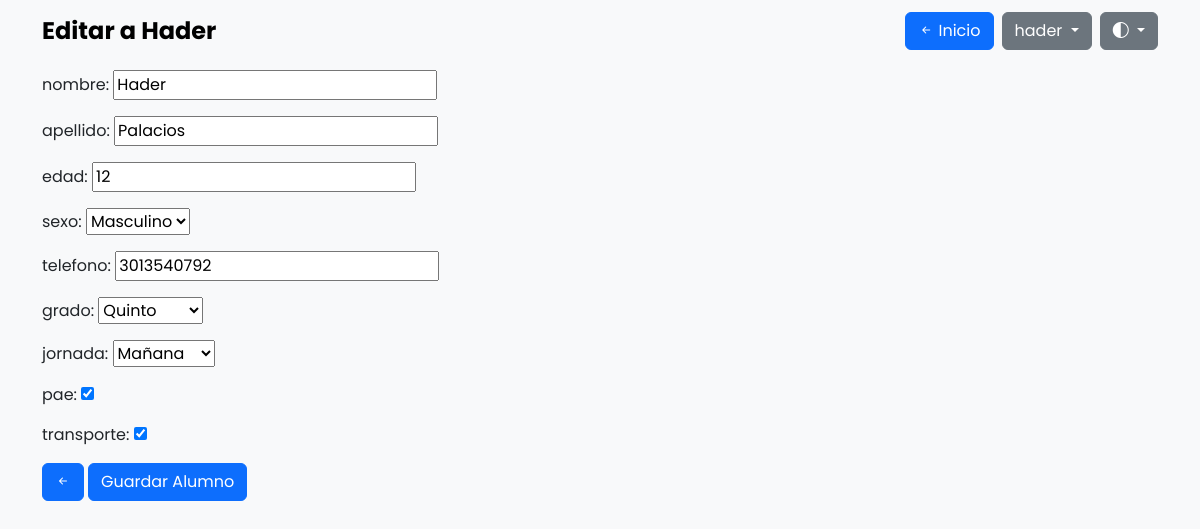
The app's page /edit/primaria/20/?next=/primaria/ (signed in) with its own data.
### Apps/Alumno/models.py (models this page shows, shortened)
class Alumno(models.Model):
    _nombre = models.CharField(max_length=150, blank=False)
    _apellido = models.CharField(max_length=150, blank=False)
    _edad = models.IntegerField(blank=False)
    _sexo = models.CharField(
        max_length=1,
        choices=[("M", "Masculino"), ("F", "Femenino")],
        blank=False,
    )
    _telefono = models.CharField(max_length=10, blank=True)
    _grado = models.CharField(
        max_length=10,
        blank=True,
        choices=[("1", "Primero"), ("2", "Segundo"), ("3", "Tercero"), ("4", "Cuarto"), ("5", "Quinto"), ("6", "Sexto"), ("7", "Séptimo"), ("8", "Octavo"), ("9", "Noveno"), ("10", "Décimo"), ("11", "Undécimo")],
    )
    _jornada = models.CharField(
        max_length=10,
        choices=[("mañana", "Mañana"), ("tarde", "Tarde")],
        blank=True,
    )
    _pae = models.BooleanField(default=False)
    _transporte = models.BooleanField(default=False)
    class Meta:
        abstract = True
    @property
    def nombre(self):
        return self._nombre
    @property
    def apellido(self):
        return self._apellido
    @property
    def edad(self):
        return self._edad
    @property
    def sexo(self):
        return self._sexo
    @property
    def telefono(self):
        return self._telefono
    @property
    def grado(self):
        return self._grado
    @property
    def jornada(self):
        return self._jornada
    @property
    def pae(self):
        return self._pae
    @property
    def transporte(self):
        return self._transporte

class EstudiantePrimaria(Alumno):
    etapa = models.CharField(
        max_length=10,
        choices=[("primaria", "Primaria")],
        default="primaria"
    )

### Apps/Alumno/views.py (the view)
# urls.py: path('edit/<str:etapa>/<int:id>/', v.alumno_update, name='alumno_update'),
@login_required
def alumno_update(request, etapa, id):
    next_url = request.GET.get('next', 'inicio')
    if etapa == 'primaria':
        alumno = get_object_or_404(EstudiantePrimaria, id=id)
    else:
        alumno = get_object_or_404(EstudianteSecundaria, id=id)
    if request.method == 'POST':
        alumno_form = AlumnoForm(request.POST, instance=alumno)
        if alumno_form.is_valid():
            tipo_alumno_nuevo = alumno_form.cleaned_data.pop('tipo_alumno')
            media = alumno_form.cleaned_data.pop('media', False)
            cleaned_data = {key: value for key, value in alumno_form.cleaned_data.items()}
            grado_nuevo = cleaned_data.get('_grado')
            if grado_nuevo in ["1", "2", "3", "4", "5"]:
                tipo_alumno_nuevo = 'primaria'
            elif grado_nuevo in ["6", "7", "8", "9", "10", "11"]:
                tipo_alumno_nuevo = 'secundaria'
            if etapa != tipo_alumno_nuevo:
                if tipo_alumno_nuevo == 'primaria':
                    alumno_nuevo = EstudiantePrimaria.crear_estudiante(**cleaned_data)
                else:
                    alumno_nuevo = EstudianteSecundaria.crear_estudiante(**cleaned_data, media=media)
                alumno.delete()
                alumno_nuevo.save()
            else:
                if etapa == 'secundaria':
                    alumno.media = media
                alumno_form.save()
            return redirect(next_url)
    else:
        alumno_form = AlumnoForm(instance=alumno)
        alumno_form.fields['tipo_alumno'].initial = etapa
    return render(request, 'Alumno/alumno_form.html', {'alumno_form': alumno_form, 'next': next_url, 'url_name': 'alumno_update'})

### Apps/Alumno/templates/Alumno/alumno_form.html (shortened to what this page needs)
{% extends 'Alumno/base.html' %}
{% block content %}
<header class="mt-2">
    <form method="POST">
        {{ alumno_form.as_p }}
        <div class="d-flex gap-1">
            <a href="{{ next }}" class="btn btn-primary"><i class="bi bi-arrow-left-short" aria-label="volver"></i></a>
            <button type="submit" class="btn btn-primary">Guardar Alumno</button>
        </div>
    </form>
</header>
{% endblock %}

### Apps/Alumno/templates/Alumno/base.html (shortened to what this page needs)
<!DOCTYPE html>
<html lang="es">
<head>
    <link href="https://cdn.jsdelivr.net/npm/bootstrap@5.3.3/dist/css/bootstrap.min.css" rel="stylesheet">
    <link rel="stylesheet" href="https://cdn.jsdelivr.net/npm/bootstrap-icons@1.11.3/font/bootstrap-icons.min.css">
    {% load static %}
    <link rel="stylesheet" href="{% static "Alumno/css/styles.css" %}">
</head>
<body class="bg-body-tertiary">
    {% if request.path == '/accounts/login/' %}
    {% else %}
    <nav class="navbar navbar-expand-lg bg-body-tertiary">
        <div class="container">
            <a class="navbar-brand fw-bold fs-4">
                {% if request.path == '/new/' %}
                    Agregar un Alumno
                {% elif '/edit/' in request.path %}
                    Editar a {{ alumno_form.instance.nombre }}
                {% else %}
                    Control de Estudiantes
                {% endif %}
            </a>
                <div class="d-flex gap-2">
                    {% if request.path == '/new/' %}
                        <a class="btn btn-primary" href="{% url 'inicio' %}?next={{ request.path }}"><i class="bi bi-arrow-left-short"></i> Inicio</a>
                    {% elif '/edit/' in request.path %}
                        <a class="btn btn-primary" href="{% url 'inicio' %}"><i class="bi bi-arrow-left-short"></i> Inicio</a>
                    {% endif %}
                    <div class="dropdown">
                        <button class="btn btn-secondary dropdown-toggle" type="button" data-bs-toggle="dropdown" aria-expanded="false">
                            {{ user.username }}
                        </button>
                    </div>
                    <div class="dropdown">
                        <button class="btn btn-secondary dropdown-toggle" type="button" data-bs-toggle="dropdown" aria-expanded="false" id="theme-icon">
                            <i class="bi bi-circle-half" aria-label="color"></i>
                        </button>
                    </div>
                </div>
        </div>
    </nav>
    {% endif %}
    {% if request.path == '/accounts/login/' %}
    <header class="d-flex justify-content-center align-items-center vh-100">
        {% block login %}
        {% endblock %}
    </header>
    {% else %}
    <header class="container">
        {% block content %}
        {% endblock %}
    </header>
    {% endif %}
</body>
</html>

### Apps/Alumno/static/Alumno/css/styles.css (style rules this page uses)
body { font-family: 'Poppins', sans-serif; margin: 0; padding: 0; background-color: #f1f1f1; }

### records on screen
EstudiantePrimaria: instance.nombre "Hader", _nombre "Hader", _apellido "Palacios", _edad "12", _sexo "Masculino", _telefono "3013540792", _grado "Quinto", _jornada "Mañana", _pae "☑", _transporte "☑"

### other values on screen
{{ user.username }} "hader"
